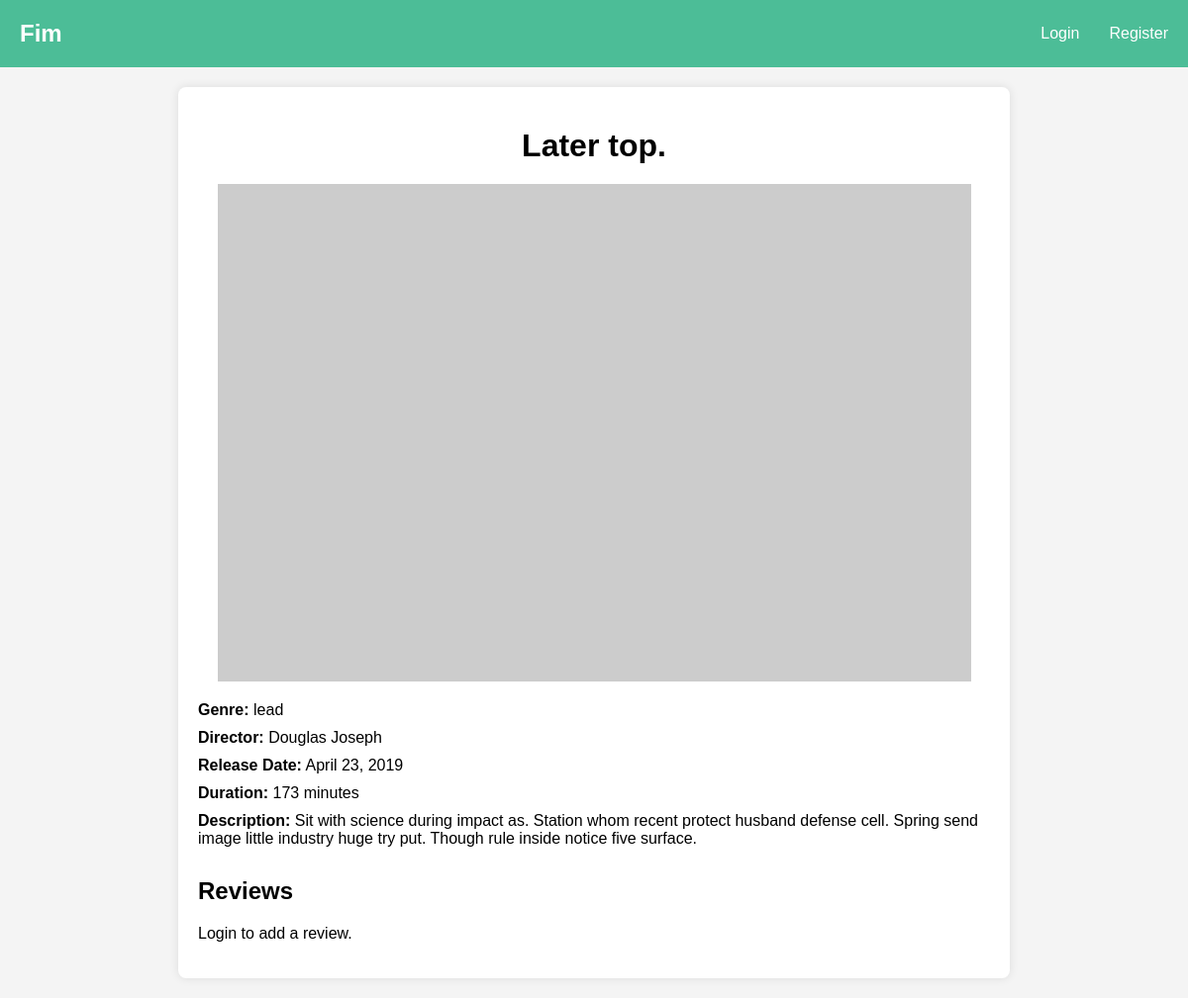
/film/4/, run on the app's committed database.
### main/models.py (models this page shows, shortened)
class Film(models.Model):
    title = models.CharField(max_length=255)
    release_date = models.DateField(null=True, blank=True)
    genre = models.CharField(max_length=100)
    director = models.CharField(max_length=255)
    description = models.TextField(blank=True)
    duration = models.IntegerField(null=True, blank=True)
    poster_url = models.URLField(max_length=255, blank=True)
    created_at = models.DateTimeField(auto_now_add=True)
    updated_at = models.DateTimeField(auto_now=True)

### main/views.py (the view)
# urls.py: path('film/<int:pk>/', views.film_detail, name='film_detail'),
def film_detail(request, pk):
    film = get_object_or_404(Film, pk=pk)
    reviews = film.reviews.all()
    review_form = ReviewForm()
    context = {
        'film': film,
        'reviews': reviews,
        'review_form': review_form,
    }
    return render(request, 'film_detail.html', context)

### main/templates/film_detail.html (shortened to what this page needs)
{% extends 'index.html' %}
{% block content %}
    {% load static %}
    <link rel="stylesheet" href="{% static 'film_detail.css' %}">
    <div class="film-detail-container">
        <h1>{{ film.title }}</h1>
        <div class="film-poster">
            {% if film.poster_url %}
                <img src="{{ film.poster_url }}" alt="{{ film.title }}">
            {% else %}
                <p>No Image Available</p>
            {% endif %}
        </div>
        <p><strong>Genre:</strong> {{ film.genre }}</p>
        <p><strong>Director:</strong> {{ film.director }}</p>
        <p><strong>Release Date:</strong> {{ film.release_date }}</p>
        <p><strong>Duration:</strong> {{ film.duration }} minutes</p>
        <p><strong>Description:</strong> {{ film.description }}</p>
        <h2>Reviews</h2>
        {% if user.is_authenticated %}
            <form method="post" action="{% url 'add_review' film.pk %}">
                {% csrf_token %}
                {{ review_form.as_p }}
                <button type="submit">Add Review</button>
            </form>
        {% else %}
            <p><a href="{% url 'login' %}">Login</a> to add a review.</p>
        {% endif %}
    </div>
{% endblock %}

### main/static/index.css (style rules this page uses)
body { font-family: Arial, sans-serif; margin: 0; padding: 0; }
a { text-decoration: none; color: inherit; }

### main/static/film_detail.css (style rules this page uses)
body { font-family: Arial, sans-serif; background-color: #f4f4f4; margin: 0; padding: 0; }
.film-detail-container { max-width: 800px; margin: 20px auto; padding: 20px; background-color: white; border-radius: 8px; box-shadow: 0 0 10px rgba(0, 0, 0, 0.1); }
.film-detail-container h1 { text-align: center; margin-bottom: 20px; }
.film-poster img { display: block; margin: 0 auto 20px; max-width: 100%; height: auto; }
.film-detail-container p { margin: 10px 0; }
.film-detail-container h2 { margin-top: 30px; }

### data on the page
Film: title "Later top.", genre "lead", director "Douglas Joseph", release_date "April 23, 2019", duration "173", description "Sit with science during impact as. Station whom recent protect husband defense cell. Spring send image little industry huge try put. Though rule inside notice five surface."
